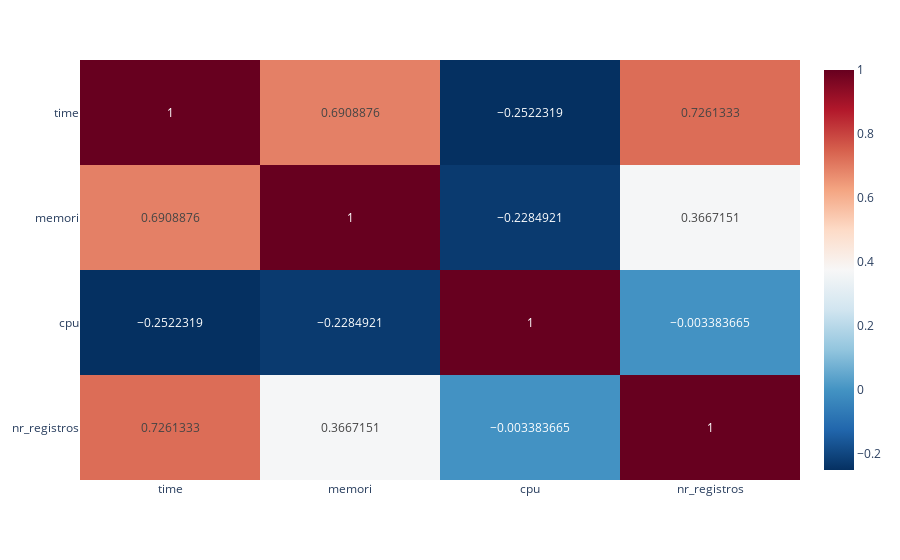

The cell this chart's notebook holds for it:
### Code cell
df_insert_corr = df_insert_results_sem_outliers[["time", "memori", "cpu", "nr_registros"]].corr()

# Criar o mapa de calor com Plotly
fig = px.imshow(df_insert_corr, text_auto=True, aspect='auto', color_continuous_scale='RdBu_r')
fig.show()

### Figure 1 — Plotly figure (JSON) as saved in the notebook; plotly's stock layout.template omitted (floating-point values rounded to 4 significant figures)
{"data": [{"coloraxis": "coloraxis", "hovertemplate": "x: %{x}<br>y: %{y}<br>color: %{z}<extra></extra>", "name": "0", "texttemplate": "%{z}", "type": "heatmap", "x": ["time", "memori", "cpu", "nr_registros"], "xaxis": "x", "y": ["time", "memori", "cpu", "nr_registros"], "yaxis": "y", "z": [[1.0, 0.6909, -0.2522, 0.7261], [0.6909, 1.0, -0.2285, 0.3667], [-0.2522, -0.2285, 1.0, -0.003384], [0.7261, 0.3667, -0.003384, 1.0]]}], "layout": {"coloraxis": {"colorscale": [[0, "rgb(5,48,97)"], [0.1, "rgb(33,102,172)"], [0.2, "rgb(67,147,195)"], [0.3, "rgb(146,197,222)"], [0.4, "rgb(209,229,240)"], [0.5, "rgb(247,247,247)"], [0.6, "rgb(253,219,199)"], [0.7, "rgb(244,165,130)"], [0.8, "rgb(214,96,77)"], [0.9, "rgb(178,24,43)"], [1, "rgb(103,0,31)"]]}, "margin": {"t": 60}, "xaxis": {"anchor": "y", "domain": [0, 1]}, "yaxis": {"anchor": "x", "autorange": "reversed", "domain": [0, 1]}}}
